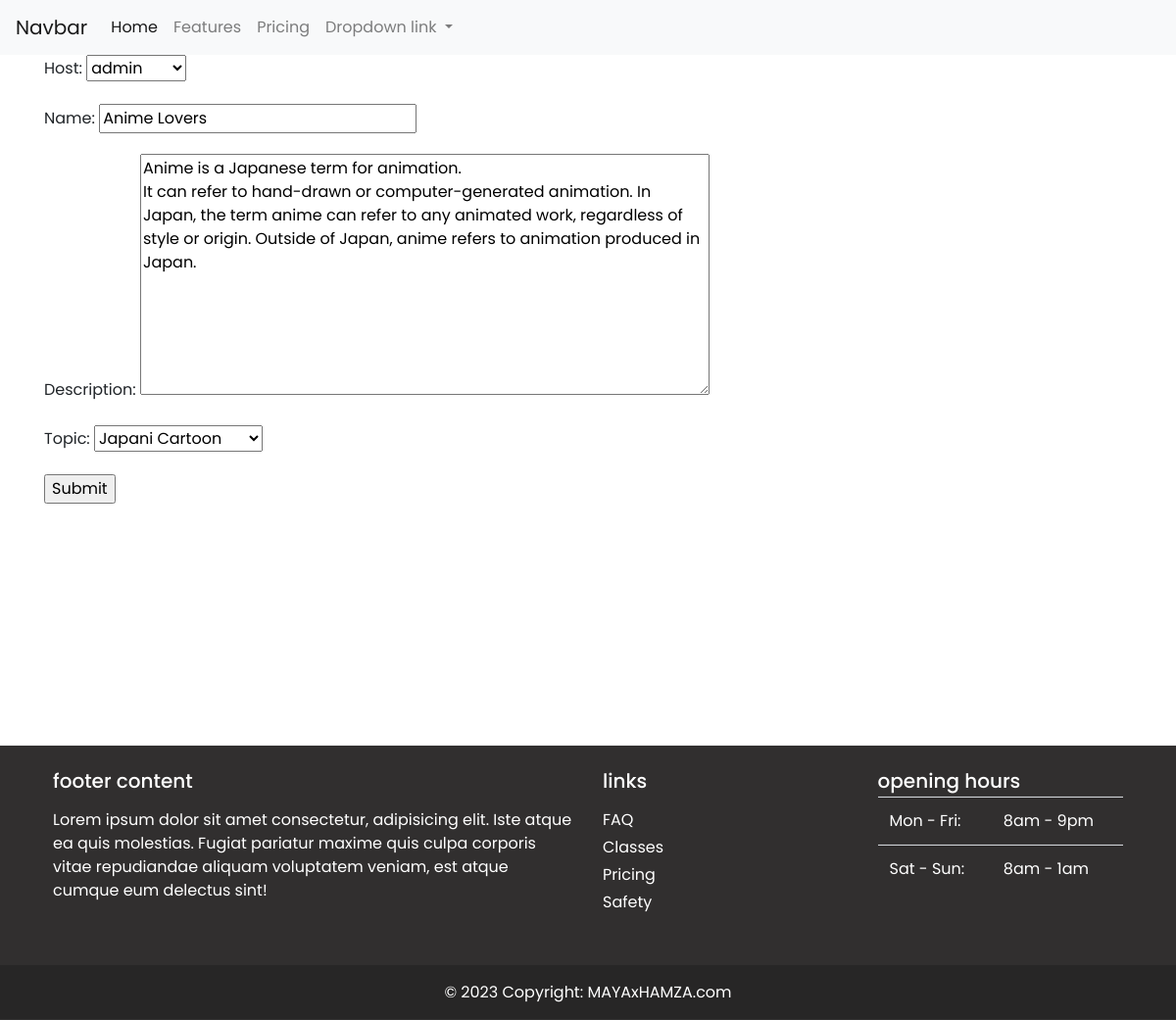
/update-room/2, run on the app's committed database.
### chat/models.py (models this page shows, shortened)
class Room(models.Model):
    host = models.ForeignKey(User,on_delete=models.SET_NULL,null=True)
    name = models.CharField(max_length=200)
    description = models.TextField(null=True,blank=True)
    topic = models.ForeignKey(Topic,on_delete=models.SET_NULL,null=True)
    updated = models.DateTimeField(auto_now=True)
    created = models.DateTimeField(auto_now_add=True)
    class Meta:
        ordering = ['-updated','-created']

class Topic(models.Model):
    topic = models.CharField(max_length=200)
    def __str__(self):
        return self.topic

### chat/views.py (the view)
# urls.py: path('update-room/<str:pk>',views.updateRoom,name="update-room"),
def updateRoom(request,pk):
    room = Room.objects.get(id=pk)
    form = RoomForm(instance=room)
    if request.method == 'POST':
        form = RoomForm(request.POST,instance=room)
        if form.is_valid():
            form.save()
            return redirect('home')
    context = {'form' : form}
    return render(request,'chat/room_form.html',context)

### chat/forms.py
class RoomForm(ModelForm):
    class Meta:
        model = Room
        fields = '__all__'

### chat/templates/chat/room_form.html (shortened to what this page needs)
{% extends "base.html" %}
{% block content %}
<div class="container">
    <form method="POST" action="">
        {{form.as_p}}
        <input type="submit" value="Submit"/>
    </form>
</div>
{% endblock  %}

### templates/base.html (style rules this page uses)
* { font-family: 'Poppins', sans-serif; }

### data on the page
Room: host "admin", name "Anime Lovers", description "Anime is a Japanese term for animation. It can refer to hand-drawn or computer-generated animation. In Japan, the term anime can refer to any animated work, regardless of style or origin. Outside of Japan, anime refers to animation produced in Japan."
Topic: topic "Japani Cartoon"
